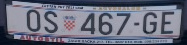
%> input picture test-set/tablice/1.jpg, 187 x 45 px
$ octave --eval "result = bw(imread('../test-set/tablice/1.jpg'));"   (GNU Octave 9; MATLAB toolbox functions it lacks are replaced by stand-ins)
%> lines starting %> are read from the running program, lines starting %| are printed output that depends on the picture; in (x1, y1, x2, y2) boxes, pixels count from 0 and x2, y2 are one past the last pixel; in counts of white or black regions, pixels touching at a corner belong together; the program's own positions count from 1
function [ nBlack, nWhite ] = bw( image )
% Funkcija koja vraca broj crnih i bjelih pixela u binarnoj matrici slike
% Ulazni parametri  -> image : slika u rgb_formatu
% Izlazni parametri -> nBlack : broj crnih
%                   -> nWhite : broj bijelih

    Image  = rgb2gray(image); % pretvori sliku u gray format
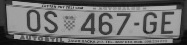
%> Image: size 45x187 uint8; min 5, max 182, mean 109.9
    BW     = im2bw(Image);    % odredi binarne znacajke
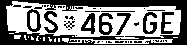
%> BW: size 45x187 logical; 50.7% white; 45 black regions (35 under 20 px), largest, box (x1, y1, x2, y2) and area: (0, 0, 187, 45) 2810, (99, 13, 113, 35) 169, (143, 12, 157, 34) 162

    % odredi broj crnih do su 1
    nBlack = sum(BW(:));
%> nBlack = 4266
    nWhite = numel(BW) - nBlack;
%> nWhite = 4149
%> `result = bw(imread('../test-set/tablice/1.jpg'));`: result = 4266
end
%end-----------------------------------------------------------------------

$ run again, on test-set/tablice/11.jpg
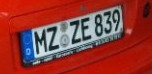
%> input picture test-set/tablice/11.jpg, 152 x 74 px
%> in bw, `Image  = rgb2gray(image);`:
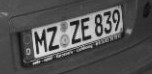
%> Image: size 74x152 uint8; min 13, max 229, mean 83.8
%> in bw, `BW     = im2bw(Image);`:
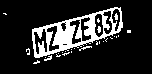
%> BW: size 74x152 logical; 16.2% white; 27 white regions (23 under 20 px), largest, box (x1, y1, x2, y2) and area: (32, 7, 123, 58) 1625, (79, 46, 92, 51) 24, (44, 55, 52, 61) 22, (97, 26, 101, 33) 20
%> nBlack = 1817
%> nWhite = 9431
%> result = 1817

$ run again, on test-set/tablice/12.jpg
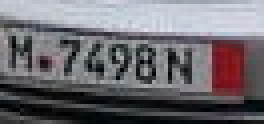
%> input picture test-set/tablice/12.jpg, 66 x 31 px (shown 4 times larger)
%> in bw, `Image  = rgb2gray(image);`:
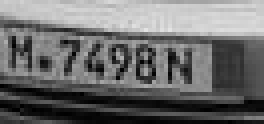
%> Image: size 31x66 uint8 (shown 4 times larger); min 0, max 227, mean 108
%> in bw, `BW     = im2bw(Image);`:
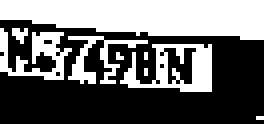
%> BW: size 31x66 logical (shown 4 times larger); 41.8% white; 9 white regions (5 under 20 px), largest, box (x1, y1, x2, y2) and area: (0, 0, 66, 10) 518, (30, 11, 53, 23) 140, (0, 7, 18, 20) 102, (17, 9, 37, 21) 77
%> nBlack = 856
%> nWhite = 1190
%> result = 856
